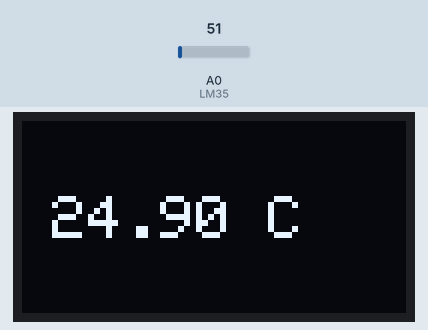
A sketch run on a simulated Arduino Uno, built with avr-gcc and run on an emulated ATmega328P. Shown: 128×64 one-colour display. Inputs (shaded band) come from the test bench; at power-on: A0 (LM35) = 51. What the sketch prints to the serial monitor is not drawn.

Above: at 1.5 s.
1.6 s: A0 (LM35) set to 61
At 3.4 s:
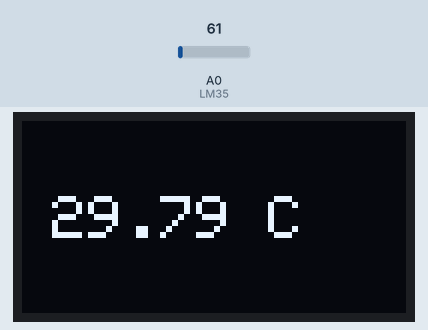
4.3 s: A0 (LM35) set to 71
At 4.7 s:
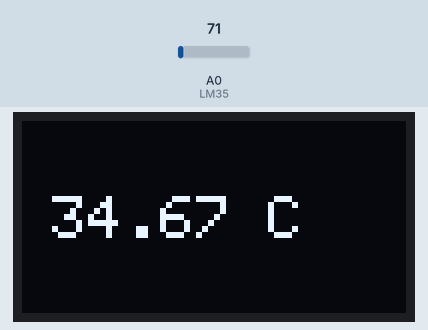
7.0 s: A0 (LM35) set to 86
At 9.8 s:
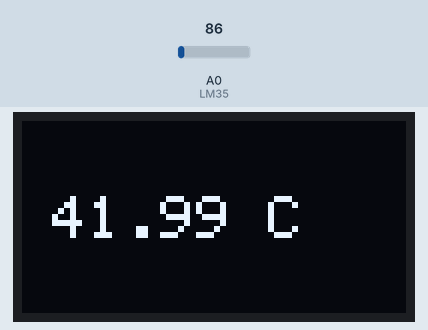
Timing chart, 0 to 11.3 s (numbered marks = the images above; inputs shaded):
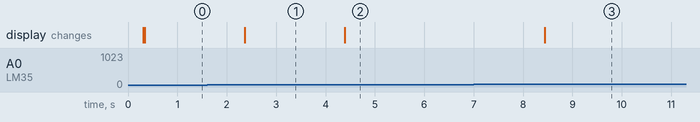

The sketch:

Codigo-temperatura.ino
```cpp
#include <Wire.h>
#include <Adafruit_GFX.h>
#include <Adafruit_SH110X.h>

#define i2c_Address 0x3C

#define SCREEN_WIDTH 128
#define SCREEN_HEIGHT 64
#define OLED_RESET -1

const int LM35 = A0;
int lectura;
float temperatura;

Adafruit_SH1106G display(
  SCREEN_WIDTH,
  SCREEN_HEIGHT,
  &Wire,
  OLED_RESET);

void setup() {

  Serial.begin(9600);


  Wire.begin();


  delay(250);


  if (!display.begin(i2c_Address, true)) {
    Serial.println("ERROR: OLED no encontrada");

    while (1)
      ;
  }

  Serial.println("OLED funcionando correctamente");


  display.clearDisplay();


  display.setTextColor(SH110X_WHITE);
  display.setTextSize(2);
  display.setCursor(15, 10);

  display.setTextSize(1);
  display.setCursor(15, 40);


  display.display();
}

void loop() {

  lectura = analogRead(LM35);
  temperatura = (lectura * (5.0 / 1024.0)) * 100.0;

  display.clearDisplay();

  display.setTextColor(SH110X_WHITE);
  display.setTextSize(2);
  display.setCursor(10, 25);

  display.print(temperatura);
  display.println(" C");

  display.display();

  delay(2000);
}
```

Measured:
- after the input at 1.6 s, the display: changes after 0.76 s (image 1)
- after the input at 4.3 s, the display: changes after 0.09 s (image 2)
- after the input at 7.0 s, the display: changes after 1.4 s (image 3)
